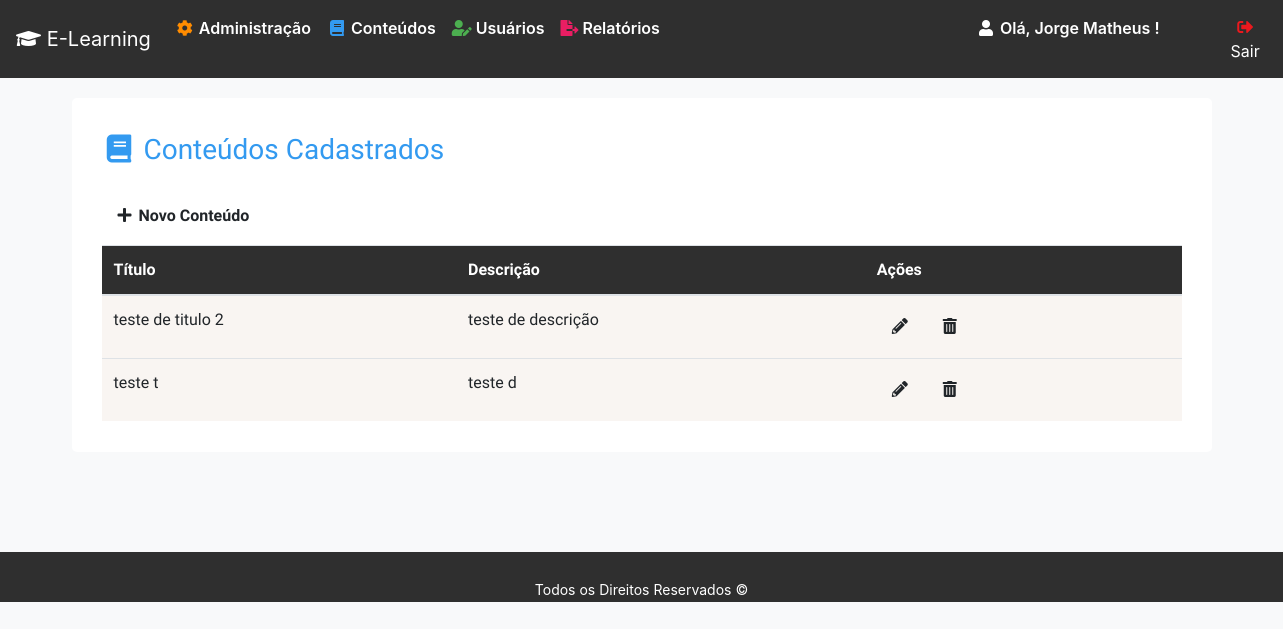
Screenshot of /content (signed in) with the database file from the repository.
### tables this page shows
CREATE TABLE IF NOT EXISTS `users` (
  `id` int(12) NOT NULL AUTO_INCREMENT,
  `usuario` varchar(50) DEFAULT NULL,
  `email` varchar(80) DEFAULT NULL,
  `senha` varchar(255) DEFAULT NULL,
  `dt_nascimento` date DEFAULT NULL,
  `ativo` tinyint(1) DEFAULT '1',
  `tipo_user` tinyint(1) DEFAULT '1',
  `data_criacao` datetime DEFAULT NULL,
  `celular` varchar(15) DEFAULT NULL,
  `ultima_modificacao` datetime DEFAULT NULL,
  `ultimo_editor` varchar(80) DEFAULT NULL,
  PRIMARY KEY (`id`)
);

CREATE TABLE IF NOT EXISTS `content` (
  `id` int(10) NOT NULL AUTO_INCREMENT,
  `title` varchar(60) NOT NULL,
  `description` varchar(255) DEFAULT NULL,
  `content` mediumtext NOT NULL,
  `active` tinyint(1) NOT NULL DEFAULT '1',
  `author` varchar(10) NOT NULL,
  `date_creation` datetime NOT NULL,
  `last_editor` varchar(10) DEFAULT NULL,
  `date_edition` datetime DEFAULT NULL,
  PRIMARY KEY (`id`),
  KEY `FK_Author` (`author`),
  KEY `FK_Last_Editor` (`last_editor`)
);

### core/Controller.php (called while the page is built, shortened)
<?php
class Controller {
    public function loadTemplate($viewName, $viewData = array()) {
        require 'views/template.php';
    }
    public function loadViewInTemplate($viewName, $viewData = array()) {
        extract($viewData);
        require 'views/'.$viewName.'.php';
    }
}

### controllers/contentController.php (called while the page is built, shortened)
<?php
class contentController extends Controller{
    public function index() {
        $data = array();
        $u = new Users();
        $c = new Content();
        $u->setLoggedUser();
        $data['nameUser'] = $u->getName();
        $data['listContent'] = $c->getAllContent();
        $data['permission'] = $u->getTypeUser();
        $this->loadTemplate('content', $data);
    }
}

### core/Core.php (called while the page is built, shortened)
<?php
class Core {
    public function run() {
       $url = '/';
       $params = array();
       if(isset($_GET['url'])) {
           $url.=$_GET['url'];
       }
       if(!empty($url) && $url != '/') {
            $url = explode('/', $url);
            array_shift($url);
            array_shift($url);
            if(isset($url[0])&& !empty($url[0])) {
                $currentAction = $url[0];
                array_shift($url);
            } else {
                $currentAction = 'index';
            }
       } else {
           $currentController = 'homeController';
           $currentAction = 'index';
       }
       $c = new $currentController();
       call_user_func_array(array($c, $currentAction), $params);
    }
}

### index.php (called while the page is built, shortened)
<?php
require 'config.php';
$core = new Core();
$core->run();

### core/Model.php (called while the page is built, shortened)
<?php
class Model {
    public function __construct() {
        global $config;
        $this->db = new PDO('mysql:dbname='.$config['dbname'].';host='.$config['host'], $config['dbuser'], $config['dbpass']);
    }
}

### config.php (called while the page is built, shortened)
<?php
$config = array();
if(ENVIRONMENT == 'development') {
    define("BASE_URL", "http://localhost/learning/");
    $config['dbname'] = 'learning';
    $config['host'] = 'localhost';
    $config['dbuser'] = 'root';
    $config['dbpass'] = '';
 }
 else if (ENVIRONMENT == 'development2') {
    $config['dbname'] = 'learning';
    $config['host'] = 'localhost';
    $config['dbuser'] = 'jorge';
    $config['dbpass'] = 'juninho1010';
 }
else {
    define("BASE_URL", "http://meusite.com/");
    $config['dbname'] = 'estrutura_mvc';
    $config['host'] = 'producao';
    $config['dbuser'] = 'teste';
    $config['dbpass'] = 'teste';
}

### models/Users.php (called while the page is built, shortened)
<?php
class Users extends Model {
    public function setLoggedUser() {
        if(isset($_SESSION['ssUser']) && !empty($_SESSION['ssUser'])) {
            $id = $_SESSION['ssUser'];
            $sql  = $this->db->prepare('SELECT * FROM users WHERE id = :id');
            $sql->bindValue(':id', $id);
            $sql->execute();
        }
    }
}

### models/Content.php (called while the page is built, shortened)
<?php
class Content extends Model {
    public function __construct() {
        self::getUserId();
    }
    public function getUserId() {
        $u = new Users();
        $u->setLoggedUser();
    }
    public function getAllContent() {
        $sql = $this->db->query('SELECT id, title, description FROM content WHERE active = 1 ORDER BY title');
        if($sql->rowCount() > 0) {
            $data = $sql->fetchAll(PDO::FETCH_ASSOC);
            return $data;
        }
    }
}

### views/content.php (the view, shortened to what this page needs)
<h3 class="content-color"><i class="fas fa-book fa-fw"></i> Conteúdos Cadastrados</h3>
<a href="<?=BASE_URL?>content/add" class="btn button-all btn-content btn-main" title="Cadastrar Novo Conteúdo"><i class="fas fa-plus fa-fw"></i> Novo Conteúdo </a>
<div class="table-responsive-lg">
    <table id="tabela-usuarios" class="table tabela-listagem">
        <thead>
        <tr>
            <th>Título</th>
            <th>Descrição</th>
            <th>Ações</th>
        </tr>
        </thead>
        <tbody>
        <?php if($listContent != null):?>
        <?php foreach($listContent as $rs): ?>
        <tr>
            <td><?=$rs['title']?></td>
            <td><?=$rs['description']?></td>
            <td><a href="<?=BASE_URL?>content/edit/<?=$rs['id']?>" class="btn button-all btn-content"
                   title="Editar"><i class="fas fa-pencil-alt fa-fw"></i></a>
                <a href="<?=BASE_URL?>content/del/<?=$rs['id']?>" id="btt"
                   onclick="callDelete(event, $(this).attr('href'), $(this).parents('tr'), 'conteúdo')"
                   title="Inativar" class="btn-del btn button-all btn-content"><i class="fas fa-trash-alt fa-fw"></i>
                </a>
            </td>
        </tr>
        <?php endforeach;?>
        <?php endif;?>
        </tbody>
    </table>
</div>

### views/template.php (shortened to what this page needs)
<!DOCTYPE html>
<html>
    <head>
        <link rel="stylesheet" href="<?=BASE_URL?>assets/css/style.css">
        <link rel="stylesheet" href="<?=BASE_URL?>assets/css/users.css">
        <link rel="stylesheet" href="<?=BASE_URL?>assets/css/report.css">
        <link rel="stylesheet" href="<?=BASE_URL?>assets/css/admin.css">
        <link rel="stylesheet" href="<?=BASE_URL?>assets/css/content.css">
        <link rel="stylesheet" href="<?=BASE_URL?>node_modules/bootstrap/dist/css/bootstrap.min.css">
        <link rel="stylesheet" href="https://use.fontawesome.com/releases/v5.1.0/css/all.css"
>
    </head>
    <body>
        <div id="geral">
            <nav class="navbar navbar-expand-lg">
                <a class="navbar-brand" href="<?=BASE_URL?>"><i class="fas fa-graduation-cap fa-fw"></i> E-Learning</a>
                <div class="collapse navbar-collapse" id="navbarSupportedContent">
                    <ul class="navbar-nav mr-auto">
                        <?php if($viewData['permission'] == 3): ?>
                            <li class="nav-item dropdown menu-admin">
                                <a class="nav-link dropdown-toggle" href="#" id="" role="button" data-toggle="dropdown"
                                   aria-haspopup="true" aria-expanded="false">
                                    <i class="fas fa-cog fa-fw"></i> Administração
                                </a>
                            </li>
                        <?php endif;?>
                        <?php if($viewData['permission'] == '2' || $viewData['permission'] == '3'): ?>
                            <li class="nav-item dropdown menu-content">
                                <a class="nav-link dropdown-toggle" href="#" id="" role="button" data-toggle="dropdown"
                                   aria-haspopup="true" aria-expanded="false">
                                    <i class="fas fa-book fa-fw"></i> Conteúdos
                                </a>
                            </li>
                            <li class="nav-item dropdown menu-users">
                                <a class="nav-link dropdown-toggle" href="<?=BASE_URL?>users">
                                    <i class="fas fa-user-edit fa-fw"></i> Usuários
                                </a>
                            </li>
                            <li style="" class="nav-item dropdown menu-report">
                                <a class="nav-link dropdown-toggle" href="#" id="" role="button" data-toggle="dropdown"
                                   aria-haspopup="true" aria-expanded="false">
                                    <i class="fas fa-file-export"></i> Relatórios
                                </a>
                            </li>
                        <?php endif;?>
                        <li class="nav-item dropdown menu-user-perfil" <?php if($viewData['permission'] == '1'):?>
                            style="position: relative; left: 80%;transform: translateX(-80%); margin-left:0px;" <?php endif;
                        if($viewData['permission'] == '2'):?> style="position: relative; left: 50%;transform: translateX(-50%);
                                margin-left:0px;" <?php endif;?>>
                            <a class="nav-link dropdown-toggle" href="#" id="" title="Editar Perfil" data-toggle="dropdown"
                               aria-haspopup="true" aria-expanded="false">
                                <i class="fas fa-user fa-fw"></i> Olá, <?=$viewData['nameUser']?>!
                            </a>
                        </li>
                        <li class="nav-item dropdown btn-logout" <?php if($viewData['permission'] == '1'):?>
                            style="position: relative; left: 80%;transform: translateX(-80%); margin-left:-6px;" <?php endif;
                            if($viewData['permission'] == '2'):?>style="position: relative; left: 50%;transform: translateX(-50%);
                            margin-left:-6px !important;" <?php endif;?>>
                            <button id="btn-logout" class="btn"  onclick="logout()" title="Logout" style="color:#fff">
                                <i class="fas fa-sign-out-alt fa-fw"></i> Sair
                            </button>
                        </li>
                    </ul>
                </div>
            </nav>
        </div>
            <main id="main" class="container">
                <div id="main-content" class="col-12">
                    <?php $this->loadViewInTemplate($viewName, $viewData); ?>
                </div>
            </main>
        <footer><p class="footer-copyright text-center"> <small>Todos os Direitos Reservados &copy;</small>  </p></footer>
    </body>
</html>

### assets/css/style.css (style rules this page uses)
html, body { height: auto; background-color: #F8F9FA !important; }
#main { background-color: #fff; margin-top: 20px; border-radius:5px; font-family: 'Song Myung', serif !important; }
#main-content { padding: 15px; }
h1, h2, h3, h4, h5, h6 { margin: 20px 0px !important; color: #212121; }
.button-all { font-weight: 600 !important; }
.btn-main { margin: 10px 0px; }
#btn-logout { background-color: transparent; }
.btn-logout i { color: #EB191E; }
table { width: 100%; }
.tabela-listagem thead { background-color: #2f2f2f; color: #fff; }
.tabela-listagem tbody { background-color: #f9f5f2; }
.tabela-listagem { border-radius: 50px ; }
.navbar-brand { color: #fff; }
.navbar { background-color: #2f2f2f; }
.navbar span, .navbar li a:not(.dropdown-item, [class*="menu-"]) { color: #fff; }
.navbar-nav { position: relative; width: 100%; }
li.dropdown a::after { display:none; }
.navbar-collapse .menu-user-perfil { margin-left: 300px; }
.navbar-collapse .btn-logout { margin-left: 50px; }
li[class*="menu-"] { font-weight: 600; }
footer { position:relative; margin-top: 100px; height: 50px; background-color: #2f2f2f; }
.footer-copyright { position: relative; top: 50%; color: #fff; }

### assets/css/users.css (style rules this page uses)
li.menu-users i, li.menu-users a, .users-color { color: #4CAF50; }
.menu-user-perfil i, .menu-user-perfil a { color: #fff; }

### assets/css/report.css (style rules this page uses)
li.menu-report i, li.menu-report a, .report-color { color: #E91E63; }

### assets/css/admin.css (style rules this page uses)
li.menu-admin i, li.menu-admin a, .admin-color { color: #FF8C00; }

### assets/css/content.css (style rules this page uses)
li.menu-content i, li.menu-content a, .content-color { color: #339AF0; }
.btn-content { color: #fff; background: #339AF0; }

### rows the page displays
users: usuario "Jorge Matheus"
content: title "teste de titulo 2", description "teste de descrição"
content: title "teste t", description "teste d"
